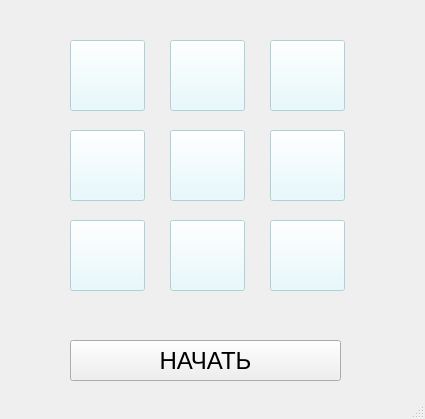
<?xml version="1.0" encoding="UTF-8"?>
<ui version="4.0">
 <class>MainWindow</class>
 <widget class="QMainWindow" name="MainWindow">
  <property name="enabled">
   <bool>true</bool>
  </property>
  <property name="geometry">
   <rect>
    <x>0</x>
    <y>0</y>
    <width>425</width>
    <height>419</height>
   </rect>
  </property>
  <property name="minimumSize">
   <size>
    <width>425</width>
    <height>419</height>
   </size>
  </property>
  <property name="maximumSize">
   <size>
    <width>425</width>
    <height>419</height>
   </size>
  </property>
  <property name="windowTitle">
   <string>TicTacToe</string>
  </property>
  <property name="windowIcon">
   <iconset>
    <normaloff>Icon.ico</normaloff>Icon.ico</iconset>
  </property>
  <widget class="QWidget" name="centralwidget">
   <widget class="QPushButton" name="pushButton_1">
    <property name="enabled">
     <bool>false</bool>
    </property>
    <property name="geometry">
     <rect>
      <x>70</x>
      <y>40</y>
      <width>75</width>
      <height>71</height>
     </rect>
    </property>
    <property name="font">
     <font>
      <pointsize>28</pointsize>
     </font>
    </property>
    <property name="styleSheet">
     <string notr="true">background-color: rgb(255, 170, 255);
background-color: rgb(225, 250, 255);</string>
    </property>
    <property name="text">
     <string/>
    </property>
   </widget>
   <widget class="QPushButton" name="pushButton_2">
    <property name="enabled">
     <bool>false</bool>
    </property>
    <property name="geometry">
     <rect>
      <x>170</x>
      <y>40</y>
      <width>75</width>
      <height>71</height>
     </rect>
    </property>
    <property name="font">
     <font>
      <pointsize>28</pointsize>
     </font>
    </property>
    <property name="styleSheet">
     <string notr="true">background-color: rgb(255, 170, 255);
background-color: rgb(225, 250, 255);</string>
    </property>
    <property name="text">
     <string/>
    </property>
   </widget>
   <widget class="QPushButton" name="pushButton_3">
    <property name="enabled">
     <bool>false</bool>
    </property>
    <property name="geometry">
     <rect>
      <x>270</x>
      <y>40</y>
      <width>75</width>
      <height>71</height>
     </rect>
    </property>
    <property name="font">
     <font>
      <pointsize>28</pointsize>
     </font>
    </property>
    <property name="styleSheet">
     <string notr="true">background-color: rgb(255, 170, 255);
background-color: rgb(225, 250, 255);</string>
    </property>
    <property name="text">
     <string/>
    </property>
   </widget>
   <widget class="QPushButton" name="pushButton_6">
    <property name="enabled">
     <bool>false</bool>
    </property>
    <property name="geometry">
     <rect>
      <x>270</x>
      <y>130</y>
      <width>75</width>
      <height>71</height>
     </rect>
    </property>
    <property name="font">
     <font>
      <pointsize>28</pointsize>
     </font>
    </property>
    <property name="styleSheet">
     <string notr="true">background-color: rgb(255, 170, 255);
background-color: rgb(225, 250, 255);</string>
    </property>
    <property name="text">
     <string/>
    </property>
   </widget>
   <widget class="QPushButton" name="pushButton_5">
    <property name="enabled">
     <bool>false</bool>
    </property>
    <property name="geometry">
     <rect>
      <x>170</x>
      <y>130</y>
      <width>75</width>
      <height>71</height>
     </rect>
    </property>
    <property name="font">
     <font>
      <pointsize>28</pointsize>
     </font>
    </property>
    <property name="styleSheet">
     <string notr="true">background-color: rgb(255, 170, 255);
background-color: rgb(225, 250, 255);</string>
    </property>
    <property name="text">
     <string/>
    </property>
   </widget>
   <widget class="QPushButton" name="pushButton_4">
    <property name="enabled">
     <bool>false</bool>
    </property>
    <property name="geometry">
     <rect>
      <x>70</x>
      <y>130</y>
      <width>75</width>
      <height>71</height>
     </rect>
    </property>
    <property name="font">
     <font>
      <pointsize>28</pointsize>
     </font>
    </property>
    <property name="styleSheet">
     <string notr="true">background-color: rgb(255, 170, 255);
background-color: rgb(225, 250, 255);</string>
    </property>
    <property name="text">
     <string/>
    </property>
   </widget>
   <widget class="QPushButton" name="pushButton_7">
    <property name="enabled">
     <bool>false</bool>
    </property>
    <property name="geometry">
     <rect>
      <x>70</x>
      <y>220</y>
      <width>75</width>
      <height>71</height>
     </rect>
    </property>
    <property name="font">
     <font>
      <pointsize>28</pointsize>
     </font>
    </property>
    <property name="styleSheet">
     <string notr="true">background-color: rgb(255, 170, 255);
background-color: rgb(225, 250, 255);</string>
    </property>
    <property name="text">
     <string/>
    </property>
   </widget>
   <widget class="QPushButton" name="pushButton_9">
    <property name="enabled">
     <bool>false</bool>
    </property>
    <property name="geometry">
     <rect>
      <x>270</x>
      <y>220</y>
      <width>75</width>
      <height>71</height>
     </rect>
    </property>
    <property name="font">
     <font>
      <pointsize>28</pointsize>
     </font>
    </property>
    <property name="styleSheet">
     <string notr="true">background-color: rgb(255, 170, 255);
background-color: rgb(225, 250, 255);</string>
    </property>
    <property name="text">
     <string/>
    </property>
   </widget>
   <widget class="QPushButton" name="pushButton_8">
    <property name="enabled">
     <bool>false</bool>
    </property>
    <property name="geometry">
     <rect>
      <x>170</x>
      <y>220</y>
      <width>75</width>
      <height>71</height>
     </rect>
    </property>
    <property name="font">
     <font>
      <pointsize>28</pointsize>
     </font>
    </property>
    <property name="styleSheet">
     <string notr="true">background-color: rgb(255, 170, 255);
background-color: rgb(225, 250, 255);</string>
    </property>
    <property name="text">
     <string/>
    </property>
   </widget>
   <widget class="QPushButton" name="pushButton">
    <property name="geometry">
     <rect>
      <x>70</x>
      <y>340</y>
      <width>271</width>
      <height>41</height>
     </rect>
    </property>
    <property name="font">
     <font>
      <pointsize>18</pointsize>
     </font>
    </property>
    <property name="text">
     <string>НАЧАТЬ</string>
    </property>
   </widget>
   <widget class="QLabel" name="label">
    <property name="geometry">
     <rect>
      <x>70</x>
      <y>300</y>
      <width>271</width>
      <height>31</height>
     </rect>
    </property>
    <property name="font">
     <font>
      <pointsize>20</pointsize>
     </font>
    </property>
    <property name="text">
     <string/>
    </property>
    <property name="alignment">
     <set>Qt::AlignCenter</set>
    </property>
   </widget>
  </widget>
  <widget class="QMenuBar" name="menubar">
   <property name="geometry">
    <rect>
     <x>0</x>
     <y>0</y>
     <width>425</width>
     <height>21</height>
    </rect>
   </property>
  </widget>
  <widget class="QStatusBar" name="statusbar"/>
 </widget>
 <resources/>
 <connections/>
</ui>
